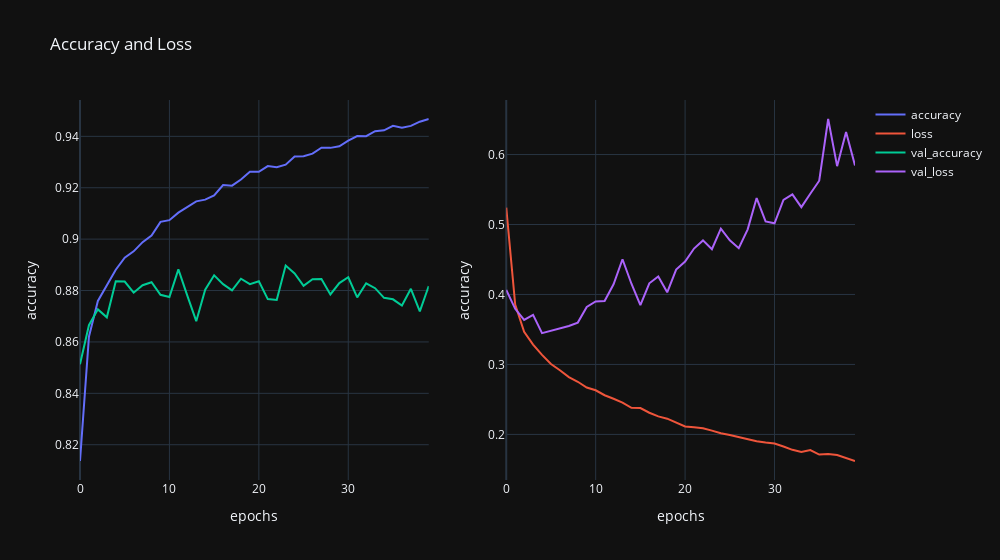

Notebook cell for this chart:
### Code cell
import plotly.graph_objects as go
from plotly.subplots import make_subplots

fig = make_subplots(rows=1, cols=2)
fig.add_trace(go.Scatter(x=metrics['epoch'], y=metrics['accuracy'], name='accuracy'), row=1, col=1)
fig.add_trace(go.Scatter(x=metrics['epoch'], y=metrics['loss'], name='loss'), row=1, col=2)
fig.add_trace(go.Scatter(x=metrics['epoch'], y=metrics['val_accuracy'], name='val_accuracy'), row=1, col=1)
fig.add_trace(go.Scatter(x=metrics['epoch'], y=metrics['val_loss'], name='val_loss'), row=1, col=2)

fig.update_xaxes(title_text='epochs')
fig.update_yaxes(title_text='accuracy')
fig.update_layout(width=1000, title='Accuracy and Loss')
fig.show()

### Figure 1 — Plotly figure (JSON) as saved in the notebook; plotly's stock layout.template omitted (floating-point values rounded to 4 significant figures)
{"data": [{"name": "accuracy", "x": [0, 1, 2, 3, 4, 5, 6, 7, 8, 9, 10, 11, 12, 13, 14, 15, 16, 17, 18, 19, 20, 21, 22, 23, 24, 25, 26, 27, 28, 29, 30, 31, 32, 33, 34, 35, 36, 37, 38, 39], "y": [0.8137, 0.862, 0.8759, 0.8822, 0.8881, 0.8928, 0.8953, 0.8988, 0.9014, 0.9067, 0.9074, 0.9103, 0.9127, 0.9147, 0.9154, 0.917, 0.9211, 0.9208, 0.9232, 0.9262, 0.9262, 0.9284, 0.928, 0.929, 0.9322, 0.9323, 0.9333, 0.9356, 0.9355, 0.9361, 0.9383, 0.9401, 0.9401, 0.942, 0.9423, 0.9441, 0.9434, 0.9441, 0.9457, 0.9467], "type": "scatter", "xaxis": "x", "yaxis": "y"}, {"name": "loss", "x": [0, 1, 2, 3, 4, 5, 6, 7, 8, 9, 10, 11, 12, 13, 14, 15, 16, 17, 18, 19, 20, 21, 22, 23, 24, 25, 26, 27, 28, 29, 30, 31, 32, 33, 34, 35, 36, 37, 38, 39], "y": [0.524, 0.3854, 0.3468, 0.3284, 0.3137, 0.3006, 0.2917, 0.2819, 0.2753, 0.267, 0.2631, 0.256, 0.2509, 0.2456, 0.238, 0.2377, 0.231, 0.2257, 0.2225, 0.2172, 0.2113, 0.2103, 0.2087, 0.2054, 0.2016, 0.1991, 0.1958, 0.193, 0.1902, 0.1884, 0.1869, 0.1828, 0.178, 0.175, 0.1776, 0.1712, 0.1721, 0.1705, 0.1667, 0.162], "type": "scatter", "xaxis": "x2", "yaxis": "y2"}, {"name": "val_accuracy", "x": [0, 1, 2, 3, 4, 5, 6, 7, 8, 9, 10, 11, 12, 13, 14, 15, 16, 17, 18, 19, 20, 21, 22, 23, 24, 25, 26, 27, 28, 29, 30, 31, 32, 33, 34, 35, 36, 37, 38, 39], "y": [0.8513, 0.8665, 0.8727, 0.8696, 0.8836, 0.8835, 0.8792, 0.8821, 0.8832, 0.8783, 0.8775, 0.8882, 0.878, 0.8681, 0.8803, 0.8859, 0.8825, 0.8801, 0.8846, 0.8825, 0.8836, 0.8767, 0.8763, 0.8898, 0.8867, 0.8818, 0.8844, 0.8845, 0.8785, 0.8829, 0.8852, 0.8773, 0.8828, 0.8809, 0.8772, 0.8766, 0.8742, 0.8807, 0.8719, 0.8817], "type": "scatter", "xaxis": "x", "yaxis": "y"}, {"name": "val_loss", "x": [0, 1, 2, 3, 4, 5, 6, 7, 8, 9, 10, 11, 12, 13, 14, 15, 16, 17, 18, 19, 20, 21, 22, 23, 24, 25, 26, 27, 28, 29, 30, 31, 32, 33, 34, 35, 36, 37, 38, 39], "y": [0.4066, 0.3795, 0.3636, 0.3709, 0.3448, 0.3478, 0.3512, 0.3549, 0.3598, 0.3821, 0.3901, 0.3906, 0.4146, 0.4503, 0.4153, 0.3848, 0.4159, 0.4258, 0.403, 0.4356, 0.447, 0.4656, 0.4773, 0.4647, 0.4941, 0.4774, 0.4661, 0.4931, 0.5378, 0.5044, 0.5017, 0.5352, 0.5431, 0.5248, 0.5439, 0.5625, 0.6508, 0.5834, 0.6323, 0.5844], "type": "scatter", "xaxis": "x2", "yaxis": "y2"}], "layout": {"xaxis": {"anchor": "y", "domain": [0.0, 0.45], "title": {"text": "epochs"}}, "yaxis": {"anchor": "x", "domain": [0.0, 1.0], "title": {"text": "accuracy"}}, "xaxis2": {"anchor": "y2", "domain": [0.55, 1.0], "title": {"text": "epochs"}}, "yaxis2": {"anchor": "x2", "domain": [0.0, 1.0], "title": {"text": "accuracy"}}, "width": 1000, "title": {"text": "Accuracy and Loss"}}}
